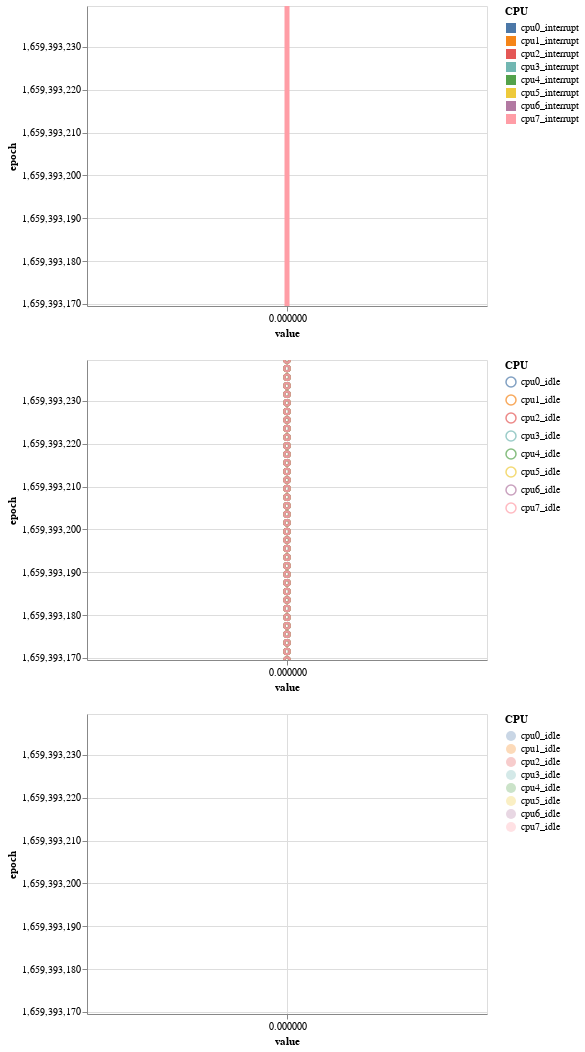

Source (notebook cell):
### Code cell
bar = alt.Chart(cpu_interrupt_gesamt).mark_bar().encode(
    alt.X("value", scale=alt.Scale(domain=[cpu_interrupt_gesamt.value.min(), cpu_interrupt_gesamt.value.max()])),
    alt.Y("epoch",scale=alt.Scale(domain=[cpu_interrupt_gesamt.epoch.min(), cpu_interrupt_gesamt.epoch.max()])),
    color = "CPU"
).interactive().properties(width=400)

area = alt.Chart(cpu_idle_gesamt).mark_area(opacity=0.3).encode(
    alt.X("value", scale=alt.Scale(domain=[cpu_interrupt_gesamt.value.min(), cpu_interrupt_gesamt.value.max()])),
    alt.Y("epoch",scale=alt.Scale(domain=[cpu_interrupt_gesamt.epoch.min(), cpu_interrupt_gesamt.epoch.max()])),
    color="CPU"
).interactive().properties(width=400)

point = alt.Chart(cpu_idle_gesamt).mark_point().encode(
    alt.X("value", scale=alt.Scale(domain=[cpu_interrupt_gesamt.value.min(), cpu_interrupt_gesamt.value.max()])),
    alt.Y("epoch",scale=alt.Scale(domain=[cpu_interrupt_gesamt.epoch.min(), cpu_interrupt_gesamt.epoch.max()])),
    color = "CPU"
).interactive().properties(width=400)

((bar & point) & area).resolve_scale(color='independent' )

### Figure 1 — Vega-Lite specification as saved in the notebook (floating-point values rounded to 4 significant figures; data arrays with more than 128 entries replaced by an {"elided": "..."} marker saying what was removed)
{"config": {"view": {"continuousWidth": 400, "continuousHeight": 300}}, "vconcat": [{"data": {"name": "data-988a33f51de4bb0221c42b888446fa63"}, "mark": "bar", "encoding": {"color": {"type": "nominal", "field": "CPU"}, "x": {"type": "quantitative", "field": "value", "scale": {"domain": [0.0, 0.0]}}, "y": {"type": "quantitative", "field": "epoch", "scale": {"domain": [1659000000.0, 1659000000.0]}}}, "selection": {"selector045": {"type": "interval", "bind": "scales", "encodings": ["x", "y"]}}, "width": 400}, {"data": {"name": "data-15c49f582619dfd579789b97c93f308e"}, "mark": "point", "encoding": {"color": {"type": "nominal", "field": "CPU"}, "x": {"type": "quantitative", "field": "value", "scale": {"domain": [0.0, 0.0]}}, "y": {"type": "quantitative", "field": "epoch", "scale": {"domain": [1659000000.0, 1659000000.0]}}}, "selection": {"selector047": {"type": "interval", "bind": "scales", "encodings": ["x", "y"]}}, "width": 400}, {"data": {"name": "data-15c49f582619dfd579789b97c93f308e"}, "mark": {"type": "area", "opacity": 0.3}, "encoding": {"color": {"type": "nominal", "field": "CPU"}, "x": {"type": "quantitative", "field": "value", "scale": {"domain": [0.0, 0.0]}}, "y": {"type": "quantitative", "field": "epoch", "scale": {"domain": [1659000000.0, 1659000000.0]}}}, "selection": {"selector046": {"type": "interval", "bind": "scales", "encodings": ["x", "y"]}}, "width": 400}], "resolve": {"scale": {"color": "independent"}}, "$schema": "https://vega.github.io/schema/vega-lite/v4.8.1.json", "datasets": {"data-988a33f51de4bb0221c42b888446fa63": {"elided": "288 records"}, "data-15c49f582619dfd579789b97c93f308e": {"elided": "288 records"}}}
